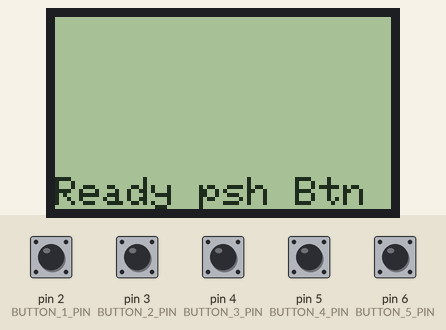
Simulated run of this sketch. Board: Arduino Uno, built for the host (arithmetic inside an expression is 32-bit, double 64-bit). On the bench: 84×48 one-colour display. The test bench sets the inputs (shaded band); at power-on: pin 2 (BUTTON_1_PIN), pin 3 (BUTTON_2_PIN), pin 4 (BUTTON_3_PIN), pin 5 (BUTTON_4_PIN), pin 6 (BUTTON_5_PIN) HIGH. EEPROM starts erased.

Above: at 3.2 s.
3.3 s: pin 2 (BUTTON_1_PIN) pulled LOW for 0.15 s
At 3.41 s:
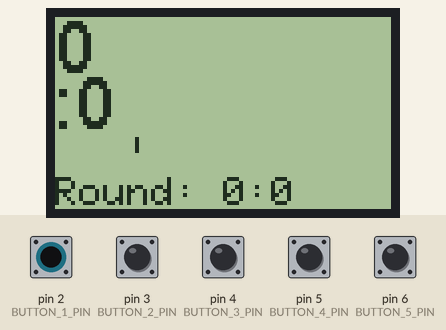
4.0 s: pin 2 (BUTTON_1_PIN) pulled LOW for 1 s
At 5.1 s:
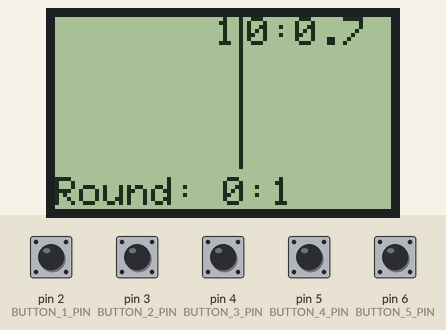
Timing chart, 0 to 7.0 s (numbered marks = the images above; inputs shaded):
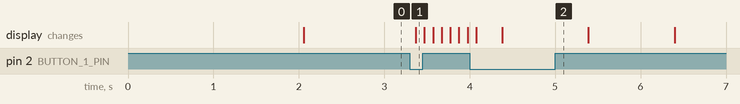

Measured:
- after the input at 3.3 s, the display: changes after 0.07 s (image 1)

The sketch:

glideTime.ino
```cpp
//
//

#include <SPI.h>
#include <Adafruit_GFX.h>
#include <Adafruit_PCD8544.h>
#include "GlideTime.h"
#include "consts.h"

// Hardware SPI (faster, but must use certain hardware pins):
// SCK is LCD serial clock (SCLK) - this is pin 13 on Arduino Uno
// MOSI is LCD DIN - this is pin 11 on an Arduino Uno
// pin 5 - Data/Command select (D/C)
// pin 4 - LCD chip select (CS)
// pin 3 - LCD reset (RST)
/// FIRST PROTOTYPE - Deprecated
//Adafruit_PCD8544 display = Adafruit_PCD8544(10, 8, 9);
// FIRST PCB V.1.0 configuration of pins

Adafruit_PCD8544 display = Adafruit_PCD8544(9, 8, 7);
GlideTimeInit gtInit = GlideTimeInit(display);
GlideTimeMain gtMain = GlideTimeMain(gtInit);

/////////////////////////////////////////////////////


void setup() {
//  Serial.begin(9600);
  //SPI.setClockDivider(SPI_CLOCK_DIV16);
  SPI.setClockDivider(SPI_CLOCK_DIV2);  // Div2 for 3.3v 8Mhz arduino part and Nokia 5110 LCD
  int vbatt_adc = analogRead(VBATT_PIN);
  float vbatt = vbatt_adc * 3.3 * 2.0 / 1024.0  + BATT_V_ADC_CORRECTION;
  display.begin();
//  dispFonts.begin(display);
  // put your setup code here, to run once:
  display.setContrast(LCD_CONTRAST);
  display.clearDisplay();
  //  display.setTextSize(1);
  display.setCursor(0, 0);
  display.println(String("GlideTime\n") + VERSION);
  display.println("battery V=");
  display.println(vbatt);
  display.println("clk corr per");
  display.println(gtInit.get_config().clock_correction_increment_period());
  display.display();
  delay(2000);

  gtInit.initialize(&gtMain);
}


///
///   Main Loop
///


void loop() {

  gtMain.start();

}
```

GlideTime.cpp
```cpp
#include <Arduino.h>
#include "GlideTime.h"


const int button_pins_array[] = {BUTTON_1_PIN, BUTTON_2_PIN, BUTTON_3_PIN, BUTTON_4_PIN, BUTTON_5_PIN};


///////////////////////////
///  GLIDETIME main
////////////////////////////

void GlideTimeMain::display_update(){
  gtInit.display->clearDisplay();
  display_last_N(FLIGHT_HISTORY_DISPLAY_LENGTH, state.intervalA_i_disp_start); //display last 5 times
  display_round_time();
  if ( state.intervalA_started == true ) {
    display_current_interval(state.t_now - state.time_last_b_press);
    display_decisecond_graphic(state.t_now - state.time_last_b_press);
  }
  state.screen_refresh_last_time = state.t_now;
  gtInit.display->display();
}


void GlideTimeMain::handle_time(){
  /// Read new state of inputs: time and buttons
  state.t_now = millis() + state.time_error_accum;
  // Correct for time skew.
  // add one to error correction every "clock_correction_increment_period" millis
  ulong_t clock_correction_increment_period = gtInit.get_config().clock_correction_increment_period();
  if ( clock_correction_increment_period > 0 &&
    state.t_now - state.time_last_correction > clock_correction_increment_period )
  {
    state.time_error_accum +=  gtInit.get_config().clock_correction_direction();
    state.time_last_correction = state.t_now;
  }
}

void GlideTimeMain::flight_start_stop(){
  if ( state.intervalA_started == false ) {
    // Flight started
    state.intervalA_started = true;
    if ( state.time_intervals_A_length > 0 ) {
      // first interval needs to be A
      float time_elapsed = state.t_now - state.time_last_b_press;
      state.time_intervals_B[state.time_intervals_B_length] = time_elapsed;
      // TODO: check bounds of time_intervals_B_length
      state.time_intervals_B_length++;
    }
    /// start round timer if it hasn't already been started via AUX button
    if ( state.round_time_start == 0 ) {
      state.round_time_start = state.t_now;
    }
    /// Record the time of the last timer button press
    state.time_last_b_press = state.t_now;
  } else {
    // Flight ended
    state.intervalA_started = false;
    float time_elapsed = state.t_now - state.time_last_b_press;
    state.time_intervals_A[state.time_intervals_A_length] = time_elapsed;
    if ( state.intervalA_i_disp_start == (int)state.time_intervals_A_length ) {
      state.intervalA_i_disp_start = (int)state.time_intervals_A_length + 1;
    }
    state.time_intervals_A_length++;
    // TODO: check bounds of time_intervals_A_length

    /// Record the time of the last timer button press
    state.time_last_b_press = state.t_now;
  }
}

void GlideTimeMain::round_start(){
  state.round_time_start = state.t_now;
}


String GlideTimeMain::millis_to_minutes( ulong_t _ms ) {
  ulong_t secs = _ms / 1000;
  ulong_t minutes = secs / 60;
  String mm = String("") + minutes;
  return mm;
}

String GlideTimeMain::millis_to_seconds_remainder( ulong_t _ms ) {
  ulong_t secs = _ms / 1000;
  ulong_t sec_remainder = secs % 60;
  return String("") + sec_remainder;
}

String GlideTimeMain::millis_to_minutes_seconds_str(ulong_t _ms) {
  ulong_t secs = _ms / 1000;
  ulong_t minutes = secs / 60;
  ulong_t sec_remainder = secs % 60;
  //  ulong_t deciseconds_remainder = (_ms - secs * 1000 ) / 100;
  String mm_ss = String("") + minutes + ":" + sec_remainder;
  return mm_ss;
}

String GlideTimeMain::millis_to_minutes_seconds_deciseconds_str(ulong_t _ms) {
  ulong_t secs = _ms / 1000;
  ulong_t minutes = secs / 60;
  ulong_t sec_remainder = secs % 60;
  ulong_t deciseconds_remainder = (_ms - secs * 1000 ) / 100;
  String mm_ss_dot_ds = String("") + minutes + ":" + sec_remainder + "." + deciseconds_remainder;
  return mm_ss_dot_ds;
}

void GlideTimeMain::display_last_N(int n_last, int i_start) {
  uint_t line_num = 0;
  int j_intervals = i_start;
  if ( j_intervals == 0 ) {
    j_intervals = (int)state.time_intervals_A_length;
  }
  for (int i = j_intervals; i > (int)j_intervals - n_last; i-- ) {
    if ( i <= 0 ) {
      break;
    }
    ulong_t t_a = state.time_intervals_A[i - 1];

    int curX = i < 10 ? 40 : 35;
    gtInit.display->setCursor(curX, line_num * 8);
    gtInit.display->print(i);
    gtInit.display->drawFastVLine(46, 0, 38, 0xFFFF);
    gtInit.display->setCursor(48, line_num * 8);
    gtInit.display->print(millis_to_minutes_seconds_deciseconds_str(t_a).c_str());
    /// The comment block below uses nice fonts, but seems to tax the CPU/memory and button presses are commonly missed (!!)
    /*
        int curX = i < 10 ? 49 : 46;
      //    dispFonts.setFont(u8g2_font_helvR08_tf);
      //    dispFonts.setFont(u8g2_font_timR08_tf);
        dispFonts.setFont(u8g2_font_haxrcorp4089_tr);
        dispFonts.setCursor(curX, (1+line_num)*8);
        dispFonts.print(i);
        dispFonts.setCursor(57, (1+line_num) * 8);
        dispFonts.print(millis_to_minutes_seconds_deciseconds_str(t_a));
        display.drawFastVLine(55,0,38,0xFFFF);
    */

    line_num++;
  }
}

void GlideTimeMain::display_current_interval(ulong_t time_ms) {
  //  display.setCursor(0, 0);
  //  display.setTextSize(2);
  gtInit.dispFonts.setFont(u8g2_font_helvR14_tf);  // select u8g2 font from here: https://github.com/olikraus/u8g2/wiki/fntlistall
  gtInit.dispFonts.setCursor(0, 14);
  gtInit.dispFonts.print(millis_to_minutes(time_ms));
  gtInit.dispFonts.setCursor(0, 28);
  gtInit.dispFonts.print(String(":") + millis_to_seconds_remainder(time_ms));
  //  dispFonts.print(millis_to_minutes_seconds_deciseconds_str(time_ms));
  //  dispFonts.print(millis_to_minutes_seconds_str(time_ms));
  //  display.println(millis_to_minutes_seconds_str(time_ms));
  //  display.setTextSize(1);
}

void GlideTimeMain::display_round_time() {
  gtInit.display->setCursor(0, 40);
  if ( state.round_time_start == 0 ) {
    gtInit.display->print("Ready psh Btn");
  } else {
    String elapsed_str = String("Round: ") + millis_to_minutes_seconds_str(state.t_now - state.round_time_start);
    gtInit.display->print( elapsed_str );
  }
}

void GlideTimeMain::display_decisecond_graphic(ulong_t time_ms) {
  ulong_t secs = time_ms / 1000;
  ulong_t sec_remainder = secs % 60;
  ulong_t deciseconds_remainder = (time_ms - secs * 1000 ) / 100;
  uint8_t line_length_max = 20;
  uint8_t current_length = deciseconds_remainder * 20 / 10;
  gtInit.display->drawFastHLine(0, 30, current_length, 0xFFFF);
  gtInit.display->drawFastVLine(line_length_max, 30, 4, 0xFFFF);
}


void GlideTimeMain::start()
{
  while(true){
    //  millisecond-based tasks, e.g. clock error correction
    handle_time();

    //
    //  user-input
    //
    buttons.update();
    if(buttons.rose(1)){
      flight_start_stop();
    }
    // button 2 does either: starts round time or cycles flight time screens
    if(buttons.rose(2) && !state.intervalA_started && state.round_time_start == 0 ) {
      round_start();
    }else if ( buttons.rose(2) && state.time_intervals_A_length > 1){
      state.intervalA_i_disp_start -= FLIGHT_HISTORY_DISPLAY_LENGTH;
      if ( state.intervalA_i_disp_start < 0 ) {
        state.intervalA_i_disp_start = (int) state.time_intervals_A_length;
      }
    }

    //
    // Update display
    //
    if ( state.t_now - state.screen_refresh_last_time > SCREEN_REFRESH_PERIOD ) {
      display_update();
    }
  }
}
```

GlideTime.h
```cpp
#ifndef GLIDETIME_H_
#define GLIDETIME_H_

#include <Adafruit_GFX.h>
#include <Adafruit_PCD8544.h>
#include <U8g2_for_Adafruit_GFX.h>
#include <Bounce2.h>
#include <EEPROM.h>
#include "GlideTimeConfig.h"
#include "consts.h"


extern const int button_pins_array[];

// Need forward declaration of GlideTimeConfig.
//class GlideTimeConfig;


class GlideTimeInit {
private:
  GlideTimeConfig gtConfig;
  GlideTimeMain* gtMain;
  setInputPins(){
    // relies on #defines in somewhat poor form
    pinMode(BUTTON_1_PIN, INPUT_PULLUP);
    pinMode(BUTTON_2_PIN, INPUT_PULLUP);
    pinMode(BUTTON_3_PIN, INPUT_PULLUP);
    pinMode(BUTTON_4_PIN, INPUT_PULLUP);
    pinMode(BUTTON_5_PIN, INPUT_PULLUP);
  }

public:
  Adafruit_PCD8544* display;
  U8G2_FOR_ADAFRUIT_GFX dispFonts; //u8g2_for_adafruit_gfx;

  /// Initialize with the display object
  GlideTimeInit(Adafruit_PCD8544& _display){
    display = &_display;
    gtConfig.display = &_display;
    dispFonts.begin(*display);
  }

  /// Call Init once from "setup" routine of Arduino
  /// Setup device pins appropriately as per input and output
  /// Restore permanent state of configuration options from EEPROM:
  ///  - Timer calibration
  ///  - LCD contrast
  void initialize(GlideTimeMain* _gtMain){
    gtMain = _gtMain;
    setInputPins();
    gtConfig.set_GlideTimeMainObj(gtMain);
    /// Enter Config Screen if both button1 and button2 are pressed at bootup
    int button1State = 1 - digitalRead(BUTTON_1_PIN);
    int button2State = 1 - digitalRead(BUTTON_2_PIN);
    if( button1State == 1 && button2State == 1 ){
      gtConfig.enterConfigScreen();
    }
  }

  GlideTimeConfig& get_config(){
    return gtConfig;
  }

};


class GlideTimeState
{
public:
  // timer intervals and history
  ulong_t time_intervals_A[FLIGHT_HISTORY_MAX]; // max of 50 entries
  ulong_t time_intervals_B[FLIGHT_HISTORY_MAX]; // max of 50 entries
  ulong_t time_intervals_A_length = 0; // how many actual time entries have been recorded
  ulong_t time_intervals_B_length = 0;
  ulong_t time_last_b_press = 0;
  ulong_t round_time_start = 0;
  // intervalA is basically "flight time", interval_B is dropped time
  bool intervalA_started = false; // otherwise, interval_B has started
  int intervalA_i_disp_start = 0;
  ulong_t t_now;
  ulong_t screen_refresh_last_time;
  // The accuracy of the millis timer is not accurate and needs calibration.
  // For a calibration run, calculate the % off
  // Use that to determine a ratio of how many ms until an error of 1 ms occurs
  // This value is used within the loop to correct "t_now"
  ulong_t time_last_correction = 0;
  ulong_t time_error_accum = 0;

  void reset(){
/*
    for( int i=0; i<FLIGHT_HISTORY_MAX; i++ ){
      time_intervals_A[i] = 0;
      time_intervals_B[i] = 0;
    }
*/
    time_intervals_A_length = 0;
    time_intervals_B_length = 0;
    time_last_b_press = 0;
    round_time_start = 0;
    intervalA_started = false;
    intervalA_i_disp_start = 0;
    time_last_correction = 0;
    time_error_accum = 0;
  }
};


class GlideTimeButtons
{
  Bounce buttons[NUMBER_OF_BUTTONS];
public:
  GlideTimeButtons(){
    for(int i=0; i<NUMBER_OF_BUTTONS; i++){
      buttons[i].attach(button_pins_array[i]);
      buttons[i].interval(BUTTON_DEBOUNCE_TIME);
    }
  }

  void update(){
    for(int i=0; i<NUMBER_OF_BUTTONS; i++){
      buttons[i].update();
    }
  }

  bool rose(int button_i){
    int i = button_i;
    return buttons[i-1].fell();
  }

  bool read(int button_i){
    int i = button_i;
    return 1 - buttons[i-1].read();
  }


};


class GlideTimeMain
{
public:  // no good reason to keep these private, as they are needed outside. A refactoring is needed.
  GlideTimeState state;
  GlideTimeButtons buttons;
  GlideTimeInit& gtInit;
  String millis_to_minutes( ulong_t _ms );
  String millis_to_seconds_remainder( ulong_t _ms );
  String millis_to_minutes_seconds_str(ulong_t _ms);
  String millis_to_minutes_seconds_deciseconds_str(ulong_t _ms);
  void display_last_N(int n_last, int i_start);
  void display_current_interval(ulong_t time_ms);
  void GlideTimeMain::display_round_time();
  void display_decisecond_graphic(ulong_t time_ms);
  void handle_time();
  void flight_start_stop();
  void round_start();
  void display_update();

  GlideTimeMain(GlideTimeInit& _gtInit) : gtInit(_gtInit)
  {

  }


  void start();

};

#endif
```

consts.h
```cpp
#define VERSION "v.1.0.2"
#define FLIGHT_HISTORY_MAX  50   // limit of statically-allocated flight time history (intervalA)
#define FLIGHT_HISTORY_DISPLAY_LENGTH  5  // number of previous flights to display at a time. Limited by LCD size and UI choices
#define LCD_CONTRAST 60 // Specific value for each particular Nokie 5110 LCD vendor. It varies depending on supplier.
#define BUTTON_1_PIN 2
#define BUTTON_2_PIN 3
#define BUTTON_3_PIN 4
#define BUTTON_4_PIN 5
#define BUTTON_5_PIN 6
#define NUMBER_OF_BUTTONS 5
#define VBATT_PIN A0
#define BUTTON_DEBOUNCE_TIME  10  //hold time of rising edge. 'high' required for this long before triggering
#define SCREEN_REFRESH_PERIOD 100
#define EEPROM_ADDR_CALIBRATION_DATA 0x10
#define CALIBRATION_DURATION_SECONDS 60 * 1
#define BATT_V_ADC_CORRECTION 0.05 // VOLTS..   //float vbatt = vbatt_adc * 3.3 * 2.0 / 1024.0;

//Global Defines
typedef unsigned long ulong_t;
typedef unsigned int uint_t;
```

GlideTimeConfig.cpp
```cpp
#include "GlideTime.h"
#include "GlideTimeConfig.h"


GlideTimeConfig::set_clock_cal(){
  // calculate the number of millis to wait between adjustments.
  // ensure the millis value is positive, and save the direction to  clock_cal_direction
  long ms_diff_per_minute;
  EEPROM.get(EEPROM_ADDR_CALIBRATION_DATA, ms_diff_per_minute);
  if( ms_diff_per_minute != 0 ){
    ms_diff_per_minute = ms_diff_per_minute < 0 ? -ms_diff_per_minute : ms_diff_per_minute;
    clock_cal_millis_per_correction = 60000 / ms_diff_per_minute;
    clock_cal_direction = ms_diff_per_minute > 0 ? 1 : -1;  // increment or decrement depending on if clock is fast or slow
  }

/*
  Serial.begin(9600);
  Serial.print("ms_diff_per_minute=");
  Serial.println(ms_diff_per_minute);
  Serial.print("clock_cal_millis_per_correction=");
  Serial.println(clock_cal_millis_per_correction);
  Serial.flush();
*/
}


void GlideTimeConfig::configureClockCalibration(){
  // Issue start command to host calibration system
  // Wait for ack
  // Mark start time
  // Wait for the calibration time
  // Mark end time

  gtMain->state.reset();
  clock_cal_millis_per_correction = 0;
  clock_cal_direction = 0;
  Serial.begin(115200);
  // Read serial for 60 1-second intervals
  Serial.write("start\n");
  Serial.flush();
  byte ack[1];
  Serial.readBytes(ack, 1);
  ulong_t begin_ms = millis();

  // Perform calibration while displaying the same data on the screen as
  // would run in the real system. This helps reduce timing error that
  // stems from the display routines updating.
  //
  gtMain->handle_time();
  gtMain->flight_start_stop();

//  uint_t cal_secs = 0;
  bool calDone = false;
  while( !calDone ){
//  while(cal_secs < CALIBRATION_DURATION_SECONDS){
    if(Serial.available()){
      Serial.read();
      calDone = true;
//      cal_secs++;
    }
    /*
    // First iteration, log the start time
    // If done prior to receiving first tick, may be too far off (latency of send+receive)
    if( cal_secs == 1 ){
      begin_ms = millis();
    }
    */
    // Call display routines here;
    gtMain->handle_time();
    if ( gtMain->state.t_now - gtMain->state.screen_refresh_last_time > SCREEN_REFRESH_PERIOD ) {
      gtMain->display_update();
    }
  }

  ulong_t end_ms = millis();
  // Calculate ms error and save to eeprom
  long ms_diff_per_minute = ((long)CALIBRATION_DURATION_SECONDS*1000 - (long)(end_ms-begin_ms)) / (CALIBRATION_DURATION_SECONDS/60);
  EEPROM.put(EEPROM_ADDR_CALIBRATION_DATA, ms_diff_per_minute);
  display->clearDisplay();
  display->setCursor(0,10);
  display->print("start:");
  display->println(begin_ms);
  display->print("end:");
  display->println(end_ms);
  display->print("diff: ");
  display->println(end_ms-begin_ms);
  display->print("ms/min: ");
  display->println(ms_diff_per_minute);
  display->display();
  set_clock_cal();
}
```

Source omitted: GlideTimeConfig.h (2503 bytes)
